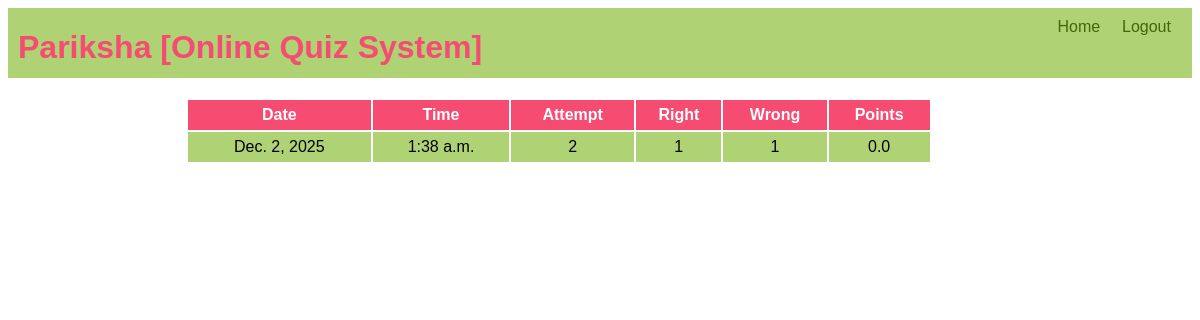
Page /ots/result (signed in) on the committed database.
### ots/models.py (models this page shows)
class Result(models.Model):
    resultid=models.BigAutoField(primary_key=True,auto_created=True)
    username=models.ForeignKey(Candidate,on_delete=models.CASCADE)
    date=models.DateField(auto_now=True)
    time=models.TimeField(auto_now=True)
    attempt=models.IntegerField()
    right=models.IntegerField()
    wrong=models.IntegerField()
    points=models.FloatField()

### ots/views.py (the view)
# urls.py: path('result',showTestResult,name='result'),
def showTestResult(req):
    if ('name' not in req.session.keys()):
        res=HttpResponseRedirect('login')
        return res
    result=Result.objects.filter(resultid=Result.objects.latest('resultid').resultid,username=req.session['username'])
    context={'result':result}
    res=render(req,'show_result.html',context)
    return res

### ots/templates/show_result.html (shortened to what this page needs)
{% extends "main.html" %}
{% block top %}
<a href="{%url 'ots:home' %}">Home</a>
<a href="{%url 'ots:logout' %}">Logout</a>
{% endblock %}
{% block content %}
    <table>
        <tr>
            <th>Date</th>
            <th>Time</th>
            <th>Attempt</th>
            <th>Right</th>
            <th>Wrong</th>
            <th>Points</th>
        </tr>
        {% for r in result %}
            <tr>
                <td>{{r.date}}</td>
                <td>{{r.time}} </td>
                <td>{{r.attempt}}</td>
                <td>{{r.right}}</td>
                <td>{{r.wrong}}</td>
                <td>{{r.points}}</td>
            </tr>
        {% endfor %}
    </table>
{% endblock %}

### ots/static/theme.css (style rules this page uses)
* { font-family: 'Gill Sans', 'Gill Sans MT', Calibri, 'Trebuchet MS', sans-serif; }
.top .menu a { color: #456705; display: inline-block; min-width: 50px; margin-right: 10px; }
table { width: 90%; }
table tr:nth-child(odd) { background-color: #456705; color: white; height: 30px; }
table tr:nth-child(even) { background-color: #AFD275; height: 30px; }
table tr:first-child { background-color: #F64C72; }
table td { text-align: center; }
.menu a { text-decoration: none; }

### rows in the picture
Result: date "Dec. 2, 2025", time "1:38 a.m.", attempt "2", right "1", wrong "1", points "0.0"
